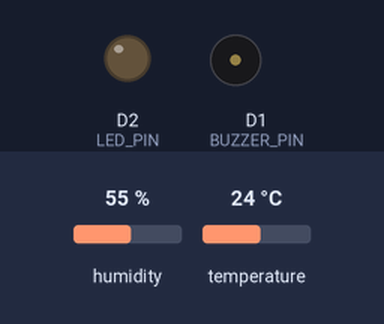
Bench run of a sketch on a simulated ESP8266 (NodeMCU). On the bench: output pins drawn as LEDs (lit = HIGH), buzzer (waves = sounding). The inputs (shaded band) are chosen by the test bench; at power-on: temperature 24 °C, humidity 55 %. WiFi joins after 1.5 s; servers stay silent unless stated; network time is answered at once with the bench clock; the local clock reads 2024-03-15 10:24:30 at power-on unless the sketch sets it; what the sketch prints to the serial monitor is not drawn.

Above: at 3.6 s.
3.7 s: temperature set to 29 °C
10.3 s: temperature set to 32 °C
At 15.8 s:
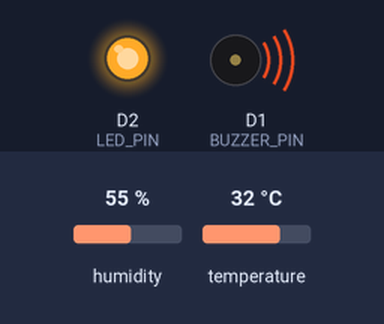
16.9 s: temperature set to 12 °C
At 20.8 s:
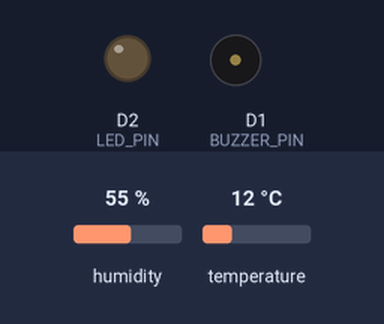
23.5 s: temperature set to 33 °C
At 25.8 s:
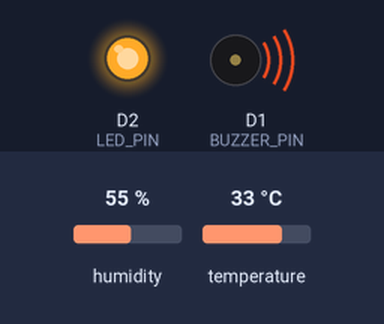
Timing chart, 0 to 27.3 s (numbered marks = the images above; inputs shaded):
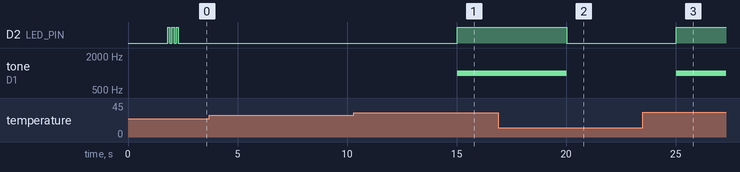

The sketch:

esp8266_firmware.ino
```cpp
#include <ESP8266WiFi.h>
#include <FirebaseESP8266.h>
#include <DHT.h>
#include <NTPClient.h>
#include <WiFiUdp.h>
#define DHTPIN D4
#define DHTTYPE DHT11
#define LED_PIN D2
#define BUZZER_PIN D1
#define WIFI_SSID "Raya"
#define WIFI_PASSWORD "Kumuda01"
#define FIREBASE_HOST "https://global-iot-456e5-default-rtdb.asia-southeast1.firebasedatabase.app"
#define FIREBASE_AUTH "12jGx9PRHN5ESQcPE9dljnoe0qyqi0QmsIvqDy8e"
#define TEMP_THRESHOLD 30.0
#define UPLOAD_INTERVAL 5000

DHT dht(DHTPIN, DHTTYPE);
FirebaseData fbData;
FirebaseAuth fbAuth;
FirebaseConfig fbConfig;
WiFiUDP ntpUDP;
NTPClient timeClient(ntpUDP, "pool.ntp.org", 19800, 60000);

unsigned long lastUpload = 0;
int readingCount = 0;

void setup() {
  Serial.begin(115200);
  Serial.println("\n\n=== IoT Temperature Monitor ===");

  pinMode(LED_PIN, OUTPUT);
  pinMode(BUZZER_PIN, OUTPUT);
  digitalWrite(LED_PIN, LOW);
  digitalWrite(BUZZER_PIN, LOW);

  dht.begin();

  WiFi.begin(WIFI_SSID, WIFI_PASSWORD);
  Serial.print("Connecting to WiFi");
  while (WiFi.status() != WL_CONNECTED) {
    delay(500);
    Serial.print(".");
  }
  Serial.println("\nWiFi connected! IP: " + WiFi.localIP().toString());

  timeClient.begin();

  fbConfig.host = FIREBASE_HOST;
  fbConfig.signer.tokens.legacy_token = FIREBASE_AUTH;
  Firebase.begin(&fbConfig, &fbAuth);
  Firebase.reconnectWiFi(true);

  Firebase.setString(fbData, "/iot/status", "ONLINE");
  Firebase.setFloat(fbData, "/iot/threshold", TEMP_THRESHOLD);

  Serial.println("Firebase connected!");
  Serial.println("System ready. Threshold: " + String(TEMP_THRESHOLD) + "°C");

  for (int i = 0; i < 3; i++) {
    digitalWrite(LED_PIN, HIGH); delay(100);
    digitalWrite(LED_PIN, LOW);  delay(100);
  }
}

void loop() {
  timeClient.update();

  if (millis() - lastUpload >= UPLOAD_INTERVAL) {
    lastUpload = millis();

    float temp = dht.readTemperature();
    float humidity = dht.readHumidity();

    if (isnan(temp) || isnan(humidity)) {
      Serial.println("[ERROR] DHT11 read failed!");
      return;
    }

    readingCount++;
    bool isAlert = (temp > TEMP_THRESHOLD);

    if (isAlert) {
      digitalWrite(LED_PIN, HIGH);
      tone(BUZZER_PIN, 1000);
    } else {
      digitalWrite(LED_PIN, LOW);
      noTone(BUZZER_PIN);
    }

    String alertStatus = isAlert ? "HIGH_TEMP" : "NORMAL";
    String timestamp = timeClient.getFormattedTime();

    Serial.println("──────────────────────────────");
    Serial.println("Reading #" + String(readingCount));
    Serial.println("Temp: " + String(temp) + "°C");
    Serial.println("Humidity: " + String(humidity) + "%");
    Serial.println("Status: " + alertStatus);
    Serial.println("Time: " + timestamp);

    Firebase.setFloat(fbData,  "/iot/current/temperature", temp);
    Firebase.setFloat(fbData,  "/iot/current/humidity", humidity);
    Firebase.setString(fbData, "/iot/current/status", alertStatus);
    Firebase.setString(fbData, "/iot/current/timestamp", timestamp);
    Firebase.setBool(fbData,   "/iot/current/alert", isAlert);
    Firebase.setInt(fbData,    "/iot/current/readingCount", readingCount);

    String histPath = "/iot/history/" + String(readingCount % 50);
    Firebase.setFloat(fbData,  histPath + "/temperature", temp);
    Firebase.setFloat(fbData,  histPath + "/humidity", humidity);
    Firebase.setString(fbData, histPath + "/status", alertStatus);
    Firebase.setString(fbData, histPath + "/timestamp", timestamp);
    Firebase.setInt(fbData,    histPath + "/index", readingCount);

    Serial.println("Firebase upload OK");
  }
}
```

Measured:
- the behaviour switches between 30 and 31 °C on temperature (found by bisection; images 0 and 1)
- after the input at 10.3 s, D2 (LED_PIN): LOW → HIGH after 4.7 s; tone on D1 (BUZZER_PIN): silent → 1000 Hz after 4.7 s
- after the input at 16.9 s, D2 (LED_PIN): HIGH → LOW after 3.1 s; tone on D1 (BUZZER_PIN): 1000 Hz → silent after 3.1 s
- after the input at 23.5 s, D2 (LED_PIN): LOW → HIGH after 1.5 s; tone on D1 (BUZZER_PIN): silent → 1000 Hz after 1.5 s
